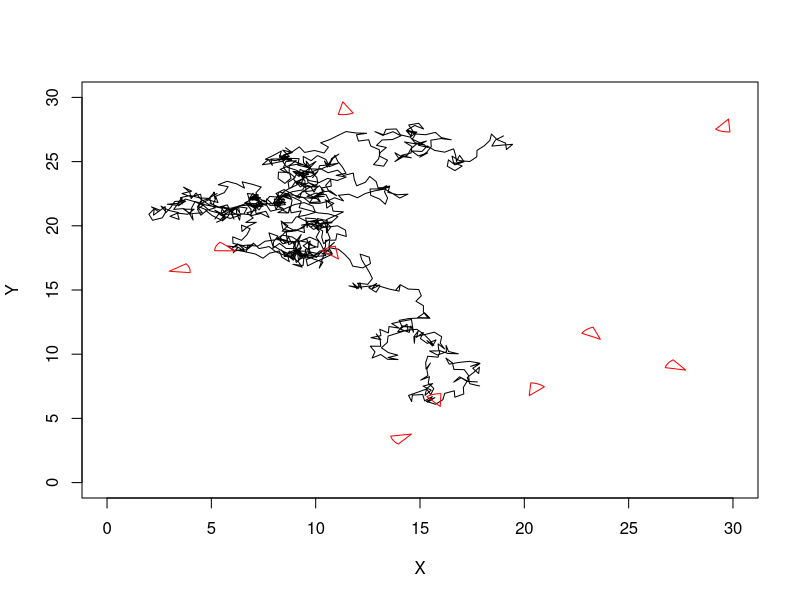

Write R code to recreate this figure.
  # Set parameters
  bounds <- c(0, 30)
  ncam <- 10
  max.steps <- 1000
  theta <- 42/360 * 2 * pi # In radians
  r <- 1
  
  library(tidyverse)
  
  # Redo simulation with exact step lengths
  rw <- function(bounds, max.steps, steplen) {
    # Creates a random walk for one individual, that stays within the bounds
    
    X <- rep(NA, max.steps)
    Y <- rep(NA, max.steps)
    
    # Start in a random place on the board (not within 1 unit of the border)
    #   This ensures that at least the first step is legal so the while loop will work
    X[1] <- sample((min(bounds)+1):(max(bounds)-1), 1)
    Y[1] <- sample((min(bounds)+1):(max(bounds)-1), 1)
    
    for(i in 2:(max.steps)) {
      # Exact step lengths
      step <- steplen
      
      # Truly completely random turning angles
      theta <- runif(1, 0, 2*pi)
      
      # Step length components
      dX <- step*cos(as.numeric(theta))
      dY <- step*sin(as.numeric(theta))
      
      # Make sure those are legal or turn it around
      if ((X[i-1] + dX) < max(bounds) & (X[i-1] + dX) > min(bounds)){
        X[i] <- X[i-1] + dX
      } else {
        X[i] <- X[i-1] - dX
      }
      if ((Y[i-1] + dY) < max(bounds) & (Y[i-1] + dY) > min(bounds)) {
        Y[i] <- Y[i-1] + dY
      } else {
        Y[i] <- Y[i-1] - dY
      }
    }
    out <- data.frame(X = X, Y = Y)
    return(out)
  }
  
  # Random cameras
  cam.df <- tibble(cam = 1:ncam) %>%
    rowwise() %>% # If not rowwise, there's only one value from runif
    mutate(camx = runif(1, min(bounds), max(bounds)),
           camy = runif(1, min(bounds), max(bounds)),
           camdir = runif(1, 0, 2*pi),
           camdir_deg = camdir*360/(2*pi),
           camdir_deg_end = (camdir + theta)*360/(2*pi)
    ) %>%
    ungroup()
  
  s <- rw(
        bounds = bounds,
        max.steps = max.steps,
        steplen = 0.5)
  
  plot(s, type = "l", xlim = bounds, ylim = bounds)
  for(i in 1:ncam){
    circlize::draw.sector(cam.df$camdir_deg[i], 
                          cam.df$camdir_deg_end[i], 
                          center = c(cam.df$camx[i], cam.df$camy[i]), 
                          rou1 = r, 
                          border = "red", 
                          clock.wise = F) 
  }
